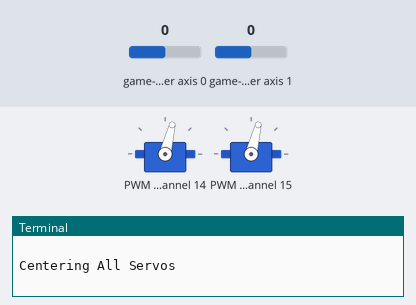
Bench run of a program on a simulated Raspberry Pi (BCM pin numbers). On the bench: 2 × servo, the last lines printed to the terminal. Inputs (shaded band) come from the test bench; at power-on: game-controller axis 0 0, game-controller axis 1 0. Servo angles are drawn from the pulse width (0.5 ms = 0°, 2.5 ms = 180°).

Above: at 3.4 s.
3.5 s: game-controller axis 0 set to 0.5
At 4.5 s:
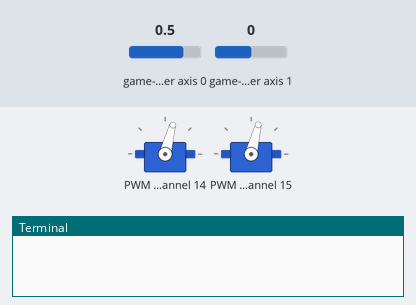
5.0 s: game-controller axis 1 set to -1
At 5.7 s:
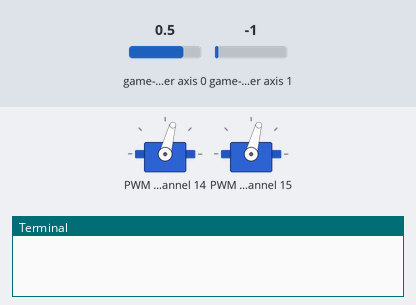
Timing chart, 0 to 8.0 s (numbered marks = the images above; inputs shaded):
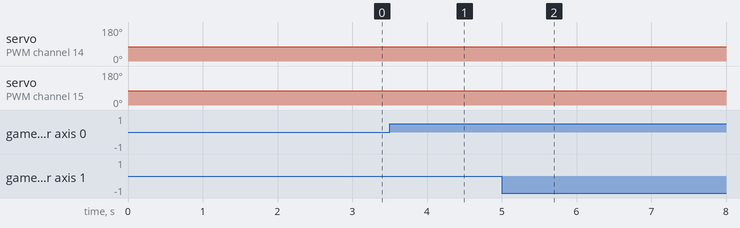

The program:

cameracontrol.py
```python
#!/usr/bin/python
# hooptiej on the case
import Adafruit_I2C
import Adafruit_PWM_Servo_Driver
from Adafruit_PWM_Servo_Driver import PWM
import time
import os
clear = lambda : os.system('tput reset')
import pygame
from pygame.locals import *
clock = pygame.time.Clock()
clear()
# ===========================================================================
# Example Code
# ===========================================================================

# Initialise the PWM device using the default address
pwm = PWM(0x40)
# Note if you'd like more debug output you can instead run:
#pwm = PWM(0x40, debug=True)

servoMin = 80  # Min pulse length out of 4096
servoCenter = 330 # math center
servoMax = 550  # Max pulse length out of 4096


servoPos = servoCenter
servopos = servoCenter
def setServoPulse(channel, pulse):
  pulseLength = 1000000                   # 1,000,000 us per second
  pulseLength /= 60                       # 60 Hz
  print "%d us per period" % pulseLength
  pulseLength /= 4096                     # 12 bits of resolution
  print "%d us per bit" % pulseLength
  pulse *= 1000
  pulse /= pulseLength
  pwm.setPWM(channel, 0, pulse)

pwm.setPWMFreq(60)                        # Set frequency to 60 Hz
print " "
print "Centering All Servos"
print " "
time.sleep(2)

  # set all servos to center to start
choice = 0
loop = 1
choicetwo = 0
choicejoytest = 0
pygame.init()
pygame.joystick.init()
pygame.joystick.Joystick(0).init()
joyloop = 1

servoposX = 0
servoposY = 0
servoposX = servoCenter
servoposY = servoCenter

pwm.setPWM(14, 0, servoposX)
pwm.setPWM(15, 0, servoposY)

while joyloop > 0:
  #  print " "
 #   print("Monitoring X-Y on Main Stick")
#    print " "
    for event in pygame.event.get():
        if event.type == pygame.JOYAXISMOTION:
            joyposone = pygame.joystick.Joystick(0).get_axis(0)
            joypostwo = pygame.joystick.Joystick(0).get_axis(1)
#            print "got axed"
	    #if joyposone == 0:
                #servoposX = servoCenter
            if joyposone > 0:
                servoposX = servoposX - 1
            elif joyposone < 0:
                servoposX = servoposX + 1
            print " "
            if servoposX >= servoMax:
                servoposX = servoMax
            if servoposX <= servoMin:
                servoposX = servoMin
            #if joypostwo == 0:
            #        servoposY = servoCenter
            if joypostwo > 0:
                servoposY = servoposY + 1
            elif joypostwo < 0:
                servoposY = servoposY - 1
            print " "
            if servoposY >= servoMax:
                servoposY = servoMax
            if servoposY <= servoMin:
                servoposY = servoMin
            pwm.setPWM(14, 0, servoposX)
            pwm.setPWM(15, 0, servoposY)
            #time.sleep(.1)
            #clock.tick(15)
           # clear()
```

Measured:
- after the input at 3.5 s, servo on PWM channel 14: 76° → 75° at once
- after the input at 5.0 s, servo on PWM channel 15: 76° → 75° at once
